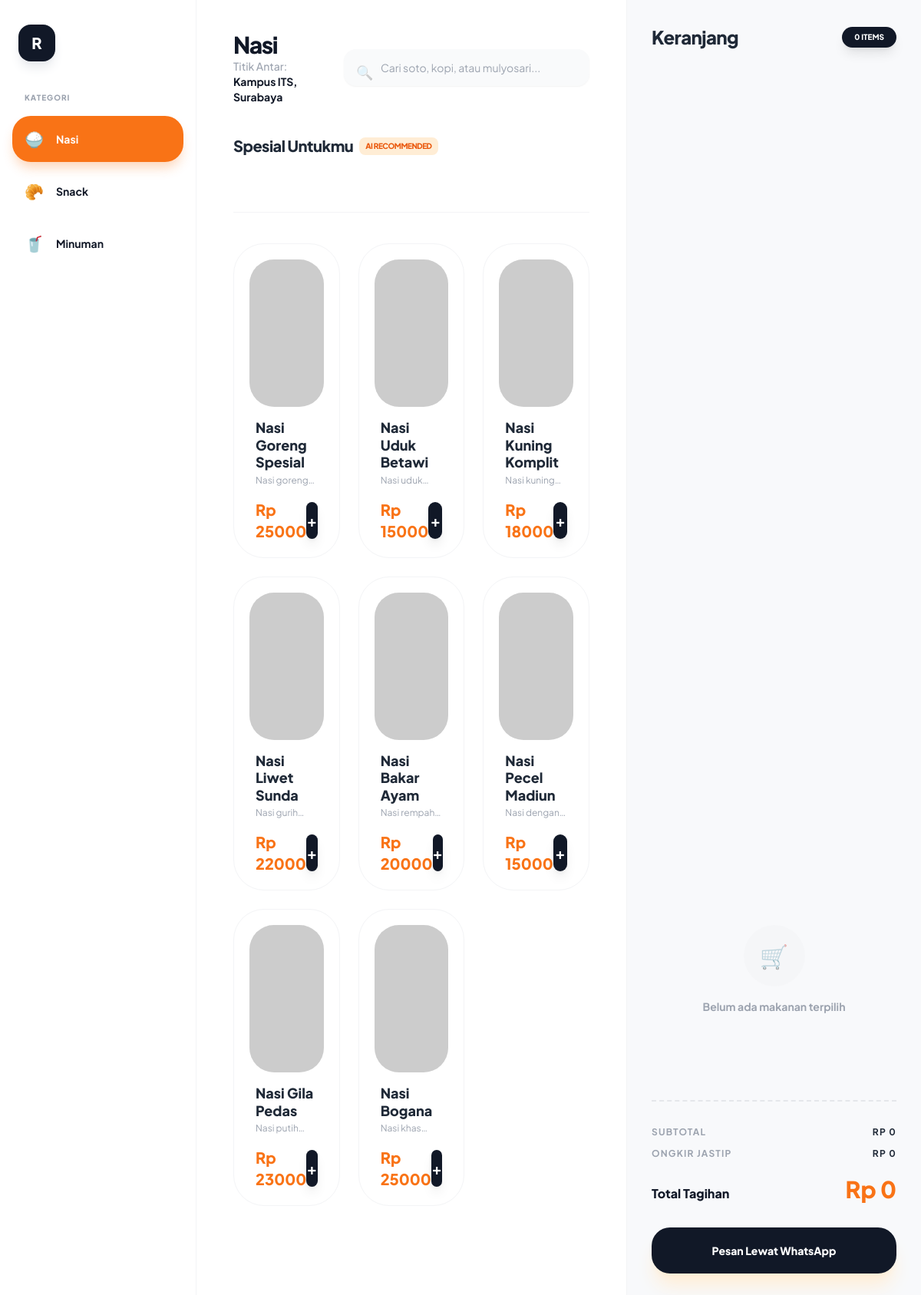
The app's page /sarapan/ with its own data.
### sarapan/models.py (models this page shows, shortened)
class SubCategory(models.Model):
    category = models.ForeignKey(Category, on_delete=models.CASCADE, related_name='subcategories')
    nama = models.CharField(max_length=100)
    slug = models.SlugField(unique=True, blank=True)

class Menu(models.Model):
    subcategory = models.ForeignKey(SubCategory, on_delete=models.CASCADE, related_name='menus')
    nama_menu = models.CharField(max_length=200)
    deskripsi = models.TextField()
    harga = models.PositiveIntegerField()
    gambar = models.ImageField(upload_to='menu_images/', blank=True, null=True)
    is_best_seller = models.BooleanField(default=False)
    is_available = models.BooleanField(default=True)
    created_at = models.DateTimeField(auto_now_add=True)

### sarapan/views.py (the view)
# urls.py: path('', views.index, name='index'),
def index(request):
    from .models import SubCategory, Menu
    subcategories = SubCategory.objects.all()
    active_sub = subcategories.first()
    menus = Menu.objects.filter(subcategory=active_sub, is_available=True) if active_sub else []
    return render(request, 'sarapan/index.html', {
        'subcategories': subcategories,
        'active_sub': active_sub,
        'menus': menus,
        'recommendations': get_smart_recommendations(request),
        'history': request.session.get('purchase_history', [])[:5],
    })

### sarapan/views.py (called while the page is built, shortened)
def load_ml_assets():
    try:
        assets = {}
        files = {
            'df': 'surabaya_menu_clean.pkl',
            'tfidf': 'tfidf_vectorizer.pkl',
            'matrix': 'tfidf_matrix.pkl'
        }
        for key, filename in files.items():
            with open(os.path.join(ML_PATH, filename), 'rb') as f:
                assets[key] = pickle.load(f)
        return assets['df'], assets['tfidf'], assets['matrix']
    except Exception as e:
        print(f"ML Assets Error: {e}")
        return None, None, None

def get_smart_recommendations(request, num_results=8):
    df_sby, _, _ = load_ml_assets()
    if df_sby is None: return []

### sarapan/templates/sarapan/index.html (shortened to what this page needs)
<!DOCTYPE html>
<html lang="id">
<head>
    <script src="https://cdn.tailwindcss.com"></script>
</head>
<body class="bg-[#F8F9FB] text-gray-900">
    <div class="flex h-screen overflow-hidden">
        <aside class="w-20 md:w-64 bg-white border-r border-gray-100 flex flex-col py-8 items-center md:items-start transition-all">
            <div class="mb-10 px-6">
                <a href="/" class="w-12 h-12 bg-gray-900 rounded-2xl flex items-center justify-center text-white font-black text-xl hover:bg-orange-500 transition shadow-lg shadow-gray-200">R</a>
            </div>
            <div class="flex-1 w-full px-4 space-y-2 overflow-y-auto hide-scrollbar">
                <p class="hidden md:block text-[10px] font-black text-gray-400 uppercase tracking-widest px-4 mb-4">Kategori</p>
                {% for sub in subcategories %}
                <button onclick="loadMenu('{{ sub.id }}', this)"
                        class="category-btn w-full flex flex-col md:flex-row items-center gap-4 px-4 py-4 rounded-3xl transition-all group {% if forloop.first %}active{% endif %}">
                    <span class="text-xl">{% if "nasi" in sub.nama|lower %}🍚{% elif "minuman" in sub.nama|lower %}🥤{% elif "snack" in sub.nama|lower %}🥐{% else %}🍳{% endif %}</span>
                    <span class="hidden md:block font-bold text-sm">{{ sub.nama }}</span>
                </button>
                {% endfor %}
            </div>
        </aside>
        <main class="flex-1 h-full overflow-y-auto bg-white z-10 px-6 md:px-12 py-10 hide-scrollbar" id="main-scroll-container">
            <header class="flex flex-col md:flex-row justify-between items-start md:items-center gap-6 mb-10">
                <div>
                    <h1 class="text-3xl font-black tracking-tighter" id="current-category-name">{{ active_sub.nama }}</h1>
                    <p class="text-gray-400 font-medium text-sm">Titik Antar: <span class="text-gray-900 font-bold">Kampus ITS, Surabaya</span></p>
                </div>
                <div class="relative w-full md:w-auto">
                    <input type="text" id="search-input" placeholder="Cari soto, kopi, atau mulyosari..."
                           class="bg-gray-50 border-none rounded-2xl py-3.5 pl-12 pr-6 w-full md:w-80 focus:ring-2 focus:ring-orange-500 transition outline-none shadow-sm text-sm">
                    <span class="absolute left-4 top-4 opacity-30 text-lg">🔍</span>
                </div>
            </header>
            <section id="recommendation-section" class="mb-12 transition-all duration-300">
                <div class="flex items-center justify-between mb-6">
                    <div class="flex items-center gap-2">
                        <h2 class="text-xl font-black tracking-tight text-gray-800">Spesial Untukmu</h2>
                        <span class="bg-orange-100 text-orange-600 text-[10px] font-extrabold px-2 py-1 rounded-lg uppercase tracking-tighter">AI Recommended</span>
                    </div>
                </div>
            </section>
            <div class="w-full h-[1px] bg-gray-100 mb-10"></div>
            <div id="menu-grid" class="grid grid-cols-1 sm:grid-cols-2 lg:grid-cols-3 gap-6 pb-20">
                {% for item in menus %}
                <div onclick="openModal('{{ item.nama_menu|escapejs }}', '{{ item.deskripsi|escapejs }}', '{{ item.harga }}', '{% if item.gambar %}{{ item.gambar.url }}{% else %}https://placehold.co/400x300?text={{ item.nama_menu }}{% endif %}', '1.5', 'Lancar')"
                    class="group bg-white border border-gray-100 p-5 rounded-[40px] hover:shadow-2xl transition-all cursor-pointer">
                    <div class="h-48 rounded-[32px] overflow-hidden mb-4 shadow-inner">
                        <img src="{% if item.gambar %}{{ item.gambar.url }}{% else %}https://placehold.co/400x300?text={{ item.nama_menu }}{% endif %}"
                             class="w-full h-full object-cover group-hover:scale-110 transition duration-700">
                    </div>
                    <div class="px-2">
                        <h3 class="font-black text-gray-800 text-lg leading-tight mb-1">{{ item.nama_menu }}</h3>
                        <p class="text-gray-400 text-xs line-clamp-1 mb-4">{{ item.deskripsi }}</p>
                        <div class="flex justify-between items-center">
                            <span class="font-black text-orange-500 text-xl">Rp {{ item.harga }}</span>
                            <div class="w-12 h-12 bg-gray-900 text-white rounded-2xl flex items-center justify-center group-hover:bg-orange-500 transition shadow-lg">
                                <span class="text-xl font-bold">+</span>
                            </div>
                        </div>
                    </div>
                </div>
                {% endfor %}
            </div>
        </main>
        <aside class="hidden lg:flex w-96 bg-[#F8F9FB] flex-col p-8 overflow-hidden border-l border-gray-100">
            <div class="flex justify-between items-center mb-10">
                <h2 class="text-2xl font-black tracking-tight text-gray-800">Keranjang</h2>
                <span class="bg-gray-900 text-white text-[10px] font-black px-4 py-1.5 rounded-full shadow-lg" id="cart-count">0 ITEMS</span>
            </div>
            <div id="cart-items" class="flex-1 overflow-y-auto space-y-4 pr-2 hide-scrollbar"></div>
            <div id="cart-empty" class="text-center py-20">
                <div class="w-20 h-20 bg-gray-100 rounded-full flex items-center justify-center mx-auto mb-4 text-3xl opacity-50">🛒</div>
                <p class="font-bold text-gray-400 text-sm">Belum ada makanan terpilih</p>
            </div>
            <div class="mt-8 pt-8 border-t-2 border-dashed border-gray-200">
                <div class="space-y-3 mb-8">
                    <div class="flex justify-between text-gray-400 font-bold text-xs uppercase tracking-widest">
                        <span>Subtotal</span>
                        <span id="subtotal" class="text-gray-800">Rp 0</span>
                    </div>
                    <div class="flex justify-between text-gray-400 font-bold text-xs uppercase tracking-widest">
                        <span>Ongkir Jastip</span>
                        <span id="jastip-fee" class="text-gray-800">Rp 0</span>
                    </div>
                    <div class="flex justify-between items-end pt-2">
                        <span class="font-black text-gray-900">Total Tagihan</span>
                        <span class="text-3xl font-black text-orange-500" id="grand-total">Rp 0</span>
                    </div>
                </div>
                <button onclick="checkout()" class="w-full bg-gray-900 text-white py-5 rounded-[24px] font-black text-sm hover:bg-orange-600 transition-all shadow-xl shadow-orange-100 active:scale-95">
                    Pesan Lewat WhatsApp
                </button>
            </div>
        </aside>
    </div>
</body>
</html>

### sarapan/templates/sarapan/index.html (style rules this page uses)
body { font-family: 'Plus Jakarta Sans', sans-serif; scroll-behavior: smooth; }
.hide-scrollbar { -ms-overflow-style: none; scrollbar-width: none; }
.category-btn.active { background-color: #f97316; color: white; box-shadow: 0 10px 15px -3px rgba(249, 115, 22, 0.3); }

### records on screen
SubCategory: nama "Nasi"
SubCategory: nama "Snack"
SubCategory: nama "Minuman"
Menu: nama_menu "Nasi Goreng Spesial", deskripsi "Nasi…", harga "25000"
Menu: nama_menu "Nasi Uduk Betawi", deskripsi "Nasi…", harga "15000"
Menu: nama_menu "Nasi Kuning Komplit", deskripsi "Nasi…", harga "18000"
Menu: nama_menu "Nasi Liwet Sunda", deskripsi "Nasi…", harga "22000"
Menu: nama_menu "Nasi Bakar Ayam", deskripsi "Nasi…", harga "20000"
Menu: nama_menu "Nasi Pecel Madiun", deskripsi "Nasi…", harga "15000"
Menu: nama_menu "Nasi Gila Pedas", deskripsi "Nasi…", harga "23000"
Menu: nama_menu "Nasi Bogana", deskripsi "Nasi…", harga "25000"
